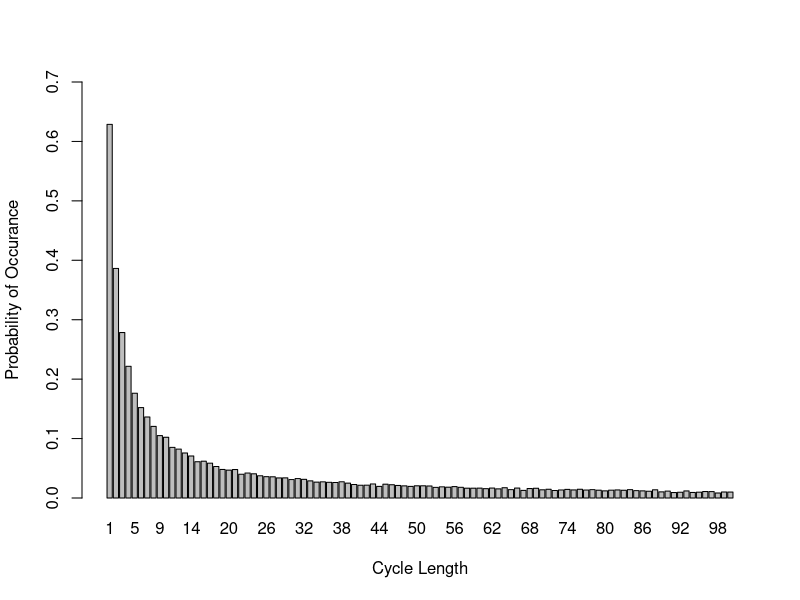

Generate this figure with R:
# Group members:
# 1. Jie Xin Ng s1859154
# 2. Qiqi Xiao s2323497
# 3. Imran Toprak s2430699

# GitHub Repo: https://github.com/JieXinNg/StatsProgrammingCW2.git

# Team member contributions: 
# the three of us tried all the questions together and helped each other out when stuck
# we compared our codes and modified them into this final version by picking out bits from each others' codes
# each of us contributed equally towards this assignment 
# each of us contributed 33% towards the assignment

### Overview ####
# This project is set up to find a good strategy for the prisoner problem through simulations.
# The prisoner problem can be described as a problem where there are 2n prisoners, 2n boxes, and 2n cards, 
# each prisoner is assigned a number from 1 to 2n, the same is done for the boxes and cards.
# In each box, a card is randomly allocated.
# The prisoner is given n tries to open a box until card k, the prisoner's own assigned number is found
# This project will simulate 3 strategies to find the card k by the n-th opened box.
# A success would be counted as a simulation whereby the prisoner found card k by the n-th box.
# We compare the 3 strategies by comparing the probabilities of successful simulations (prisoner found card k) 
# for each strategy.
# Startegy 1 is to start at box k, then going to the subsequent box with the card number gotten in box k, 
# this process is repeated until card = k is found
# Strategy 2 is the same as Strategy 1, but starting at a random box instead
# Strategy 3 is opening boxes randomly until card = k is found
# The function Pone simulates the prisoner problem and estimate the probabilities
# From the results found with Pone, we are interested in finding the probabilities of all prisoners successfully 
# finding their own cards with each startegy. Hence, Pall is a function to estimate thoes probabilities.
# We then created the function dloop to explore the probabilities of each loop length from 1 to 2n occurring 
# at least once in a random shuffling of cards to boxes
# dloop is created to find an explanation for why strategy 1 is better than the other two
# The presence of loops in the sequence of cards while being in the loop for starting at box k increases the 
# chances of finding card k if loops with length <= n are more likely to occur. 
# We end the project with visualising the probabilities of each loop length from 1 to 2n occurring 
# at least once in a random shuffling of cards to boxes
#################

create_box <- function(n)
{
  # this function returns a list to contain 2n of box-car pairs where each card is randomly allocated to a box  
  # @return box_with_card = a list of box and card pairs
  # @param n = half of the number of boxes, i.e. put n=5 if you wish to create 10 box-card pairs

  
  box_number <- c(1:(2*n)) # create an array of boxes from 1 to 2n
  card_number <- sample(1:(2*n)) # create an array of cards randomly sorted from 1 to 2n
  box_with_card <- list() # create a list to contain the box-card pair
  
  # loop to pair up the boxes and cards
  for (i in 1:(2*n)) {
    box_with_card <- append(box_with_card, list(c(box_number[i],card_number[i]))) 
  }
  
  return(box_with_card) # this is in the format (box_number,card_number)
}

Pone <- function(n, k, strategy, nreps){
  
  # Pone is used to estimate the probability of finding card = k by the n-th box, there are 3 strategies.
  # Strategy 1 is to start at box k, then going to the subsequent box with the card number gotten in box k,  
  # this process is repeated until card = k is found
  # Strategy 2 is the same as Strategy 1, but starting at a random box instead
  # Strategy 3 is opening boxes randomly until card = k is found
  #
  # This function uses create_box
  # @return the probability of finding card = k by the n-th box given a strategy
  # @param n = number of boxes opened to find k card
  # @param k = prisoner's number
  # @param strategy = strategy chosen to find k card
  # @param nreps = number of repetitions of simulation to estimate probability
  
  if (strategy == 1){
    count = 0 # start a counter to find the number of times prisoner successfully found card k by the n-th opened box 
    
    # repeat the simulation nreps times
    for (rep in 1:nreps){
      box_with_card <- create_box(n) # create a list of 2n random box-card pairs (numbers ranging from 1 to 2n)
      picked_box <- box_with_card[[k]] # The k-th box is the first opened box
      
      # loop n times as the prisoner only has n tries
      for (b in 1:n){
        # if we do not find the prisoner's number in the box
        if (picked_box[2] != k){
          # pick the next box using the card number found in current box, [picked_box[2]]
          picked_box <- box_with_card[[picked_box[2]]]
        }
        # if we found the prisoner's card by the n-th opened box
        else {
          count <- count + 1 # counting the simulation as a success, hence + 1 to count 
          break
        }
      }
    }
  }
  
  else if (strategy == 2)
  {
    count = 0 # start a counter to find the number of times prisoner successfully found card k by the n-th opened box
    # repeat the simulation nreps times
    for (rep in 1:nreps){
      box_with_card <- create_box(n) # create a list of 2n random box-card pairs (numbers ranging from 1 to 2n)
      picked_box <- box_with_card[[sample(1:(2*n),1)]] # start from a randomly selected box
      
      # loop n times as the prisoner only has n tries
      for (b in 1:n){
        # if we do not find the prisoner's number in the box
        if (picked_box[2] != k){
          # pick the next box using the card number found in current box, [picked_box[2]]
          picked_box <- box_with_card[[picked_box[2]]]
        }
        # if we found the prisoner's card by the n-th opened box
        else {
          count <- count + 1 # counting the simulation as a success, hence + 1 to count 
          break
        }
      }
    }
  }
  
  else if (strategy == 3)
  {
    count = 0 # start a counter to find the number of times prisoner successfully found card k by the n-th opened box
    # repeat the simulation nreps times
    for (rep in 1:nreps){
      box_with_card <- create_box(n) # create a list of 2n random box-card pairs (numbers ranging from 1 to 2n)
      picked_box <- box_with_card[[sample(1:(2*n),1)]] # start from a randomly selected box
      box_with_card[[picked_box[1]]] <- NULL # the boxes cannot be selected twice, set the first box to null so that it is not repeated
      
      # loop n times as the prisoner only has n tries
      for (b in 1:n)
      {
        # if we do not find the prisoner's number in the box
        if (picked_box[2] != k){
          picked_index <- sample(1:length(box_with_card),1) # choose a random index to open another box for next try
          picked_box <- box_with_card[[picked_index]] # select the box
          box_with_card[[picked_index]] <- NULL # set the selected box to null so that it is not repeated
        }
        # if we found the prisoner's card by the n-th opened box
        else {
          count <- count + 1 # counting the simulation as a success, hence + 1 to count 
          break
        }
      }
    }
  }
  
  return(count/nreps) # probability = number of successes / total simulations (nreps)
  
}

# Pall aims to obtain the probability that all prisoners successfully found the card with their number on it. 
# The 3 strategies are the same as those in Pone.
# @param n = number of boxes opened to find k card
# @param strategy = strategy chosen to find k card, which should be 1, 2 or 3
# @param nreps = number of repetitions of simulation to estimate probability
Pall <- function(n,strategy,nreps)
{ 
  count_simulations <- 0 # counting up the number of times that all prisoners succeed
  if(strategy == 1)
  {
    # repeat the simulation nreps times
    for (rep in 1:nreps){
      count_one_simulation <- 0 # counting up the number of prisoners succeed in one simulation
      # all pairs (box_number, card_number) are exactly the same for every prisoner in the same simulation
      box_with_card <- create_box(n)
      # loop over the prisoners
      for (k in 1:(2*n)){
        picked_box <- box_with_card[[k]] # start from the k-th box
        # every prisoner can open at most n boxes
        for (b in 1:n){
          # decide if the prisoner successfully found the card with number k
          if (picked_box[2] != k){
            # pick the next box with the same number as the current card has
            picked_box <- box_with_card[[picked_box[2]]] 
          }
          else {
            count_one_simulation <- count_one_simulation + 1 # +1 for every individual success
            break
          }
        }
      }
      # decide if all prisoners succeed in this simulation
      if (count_one_simulation == 2*n){
        count_simulations <- count_simulations + 1 # +1 for every joint success
      }
    }
  }
  
  else if (strategy == 2)
  {
    count_simulations <- 0 # counting up the number of times that all prisoners succeed
    # repeat the simulation nreps times
    for (rep in 1:nreps){
      count_one_simulation <- 0 # counting up the number of prisoners succeed in one simulation
      box_with_card <- create_box(n)
      # loop over the prisoners
      for (k in 1:(2*n)){
        picked_box <- box_with_card[[sample(1:(2*n), 1)]] # start from a randomly selected box
        # every prisoner can open at most n boxes
        for (b in 1:n){
          # decide if the prisoner successfully found the card with number k
          if (picked_box[2] != k){
            picked_box <- box_with_card[[picked_box[2]]]
          }
          else {
            count_one_simulation <- count_one_simulation + 1 # +1 for every individual success
            break
          }
        }
      }
      # decide if all prisoners succeed in this simulation
      if (count_one_simulation == 2*n){
        count_simulations <- count_simulations + 1 # +1 for every joint success
      }
    }
  }
  
  else if (strategy == 3) 
  {
    count_simulations <- 0 # counting up the number of times that all prisoners succeed
    # repeat the simulation nreps times
    for (rep in 1:nreps){
      box_with_card <- create_box(n)
      count_one_simulation <- 0 # counting up the number of prisoners succeed in one simulation
      # loop over the prisoners
      for (k in 1:(2*n)){
        # prisoners open boxes at random
        open_order <- c(sample(1:(2*n),n))
        # every prisoner can open at most n boxes
        for (j in 1:n) {
          # decide if the prisoner successfully found the card with number k
          if (box_with_card[[open_order[j]]][2] == k) {
            count_one_simulation <- count_one_simulation + 1 # +1 for every individual success
            break
          }
        }
      }
      # decide if all prisoners succeed in this simulation
      if (count_one_simulation == 2*n) {
        count_simulations <- count_simulations + 1 # +1 for every joint success
      }
    }
    
  }
  return(count_simulations/nreps) 
}

# We compare the probabilities for n=5 and n=50 for individual and joint probabilities
one5 <- c(Pone(5,7,1,10000),Pone(5,7,2,10000),Pone(5,7,3,10000))
one50 <- c(Pone(50,7,1,10000),Pone(50,7,2,10000),Pone(50,7,3,10000))
all5 <- c(Pall(5,1,10000),Pall(5,2,10000),Pall(5,3,10000))
all50 <- c(Pall(50,1,10000),Pall(50,2,10000),Pall(50,3,10000))
# when n=5
for (i in 1:3){
  print(paste0("The individual success probability for n = 5 using strategy ", i, " is ", one5[i]))
  print(paste0("The joint success probability for n = 5 using strategy ", i, " is ", all5[i]))
}
# when n=50
for (i in 1:3){
  print(paste0("The individual success probability for n = 50 using strategy ", i, " is ", one50[i]))
  print(paste0("The joint success probability for n = 50 using strategy ", i, " is ", all50[i]))
}


# Q4

#There is a significant different between the result of the strategy 1 and the others, because of the loops, which will be
#elaborated in the next questions, as well.

#For strategy 3, we do not consider the loops, because the prisoners pick the boxes
#randomly. Their decision do not depends on the outcome of the previous box. So, each prisoner will have 0.5 chance, and the
#success probability of each prisoner is independent from the others. Therefore, joint success probability decreases dramatically 
#with increasing n.

#If prisoners decide on the next box according to the outcome of previous box, a loop will definitely occur, because we will turn
#back to our initial box ultimately. In other words, there will be limited number of loops whose lengths are ranging from 1 to 2n
#in each random shuffling of the cards.

#Then, for strategy 2, we always have to possibilites: Either the first randomly selected box and our desired box are members of
#the same loop, or not. If not, we will have infinite loop and it is impossible to reach the box containing our number in n steps.
#That is why the joint probability  of success is dramatically less then the one in strategy 1. According to Pone function, the
#probability of success for each prisoner was around 0.4, and it is independent from the other prisoners again. Which decreases 
#the probability of total success with increasing n, again.

#Unlike strategy 2, strategy 3 works significantly well, because the loop including our first box will definitely include our
#desired box, because we are starting with the box with the our number. Then, the probability of success will depend on the length
#of this first loop. As we can try n times at most, we can find our number only if the length of loop is less than n+1. For a single
#person, the probability of success is still 0.5, but this time joint probability is much higher, because the success of each 
#prisoner will not be independent from the others. Because the room is turned to its original state after each turn, and all 
#prisoners start with a unique number. Then, all loops included by 2n different box-number combinations will be tried by the 
#prisoners, and if the maximum loop length is less than n+1, then all prisoners will be free. 


dloop <- function (n,nreps){
  
  # dloop is used to estimate the probabilities of each loop length from 1 to 2n occurring at least once 
  # in a random shuffling of cards to boxes.
  # This is achieved by setting up two variables "start" and "pick", "start" is used to decompose the cycles as we 
  # remove elements found in the "start" cycle such that we do not end up in the same permutation cycle again when
  # picking a new "start" value.
  # "pick" is used to pick the next opened box while adding each element found to the list of elements to be 
  # excluded from "start", if we end up picking a box with the card "start", we end the current loop and and 
  # choose a new "start"
  #
  # @return a 2n array of probabilities for each loop length occurring at least once in a random shuffling of 
  # cards to boxes
  # @param n = half the loop length, i.e. put n=5 if you wish to create 10 box-card pairs
  # @param nreps = number of repetitions of simulation to estimate probability
  
  
  # array to contain the probabilites for all loop length occurring at least once 
  loop_len_for_all <- rep(0,2*n)
  
  # loop the simulation nreps times 
  for (rep in 1:nreps){
    # array to contain the proability for all loop length occurring at least once in a given simulation
    loop_len_for_one <- rep(0,2*n)
    # collect the box numbers that have already been in a loop so these indices will not be chosen when starting other loops
    loop_included <- c() 
    card_num <- sample(1:(2*n)) # simulate the random shuffling of card numbers from 1 to 2n
    start <- 1                  # we start with the first card for the first loop
    
    # while we have not found all the cycles of the cards
    while (length(loop_included) != 2*n) {
      # if we have not gone through all possible loops, i.e. length(loop_included) < 2*n-1
      if (length(loop_included) >= 1 & length(loop_included) < 2*n-1){
        # pick the next start for the next loop among the cards that have not been opened
        start <- sample(c(1:(2*n))[-loop_included], 1)
      }
      
      # else if we have gone through all loops except for one
      else if(length(loop_included) == 2*n-1){
        
        start <- c(1:(2*n))[-loop_included] # set the last card number to be the element left in loop_included
      }
  
      pick <- start     # set the first opened box number to be start
      length_count <- 0 # count up the length of the loop
      
      # while we have not reached the end of the loop, i.e. the selected card is not the starting box
      while (card_num[pick] != start){
        
        loop_included <- append(loop_included, pick)# keep adding the elements in the cycle into loop_included
        pick <- card_num[pick]                      # pick the next box to be the current card number
        length_count <- length_count + 1            # counting up the length of each loop
        
      }
      
      loop_included <- append(loop_included, pick) # the last element in the loop is not counted up
      length_count <- length_count + 1             # count up the number of elements in the loop
      # count the times each loop length shows in one simulation
      loop_len_for_one[length_count] <- loop_len_for_one[length_count] + 1 
      
    }
    
    # loop through each cycle length to update the value for loop_len_for_all
    for (i in 1:(2*n)){
      # if the cycle length occurs at least one
      if (loop_len_for_one[i] != 0){
        # count up each loop length occurring at least once for all simulations
        loop_len_for_all[i] <- loop_len_for_all[i] + 1 
      }
    }
  }
  
  # divide the total number of times each cycle length occurs by nreps (total number of simulations) to get probability
  return(loop_len_for_all / nreps) 
  
}

# Now we explore the probabilities with dloop and visualise them
prob<-dloop(50,10000)
print("Below is the estimate of the probabilities of each loop length from 1 to 2n occurring at least once for n = 50.")
print(prob)
prob2<- sum(prob[51:100])
print(paste0("The probability that there is no loop longer than 50 in a random reshuffling of cards to boxes is ", 1 - prob2))
# plot the probabilities
dat <- data.frame(x=c(1:100), y=(prob))
barplot(dat$y, names.arg=dat$x, ylim=c(0,0.7), ylab="Probability of Occurance", xlab="Cycle Length")
